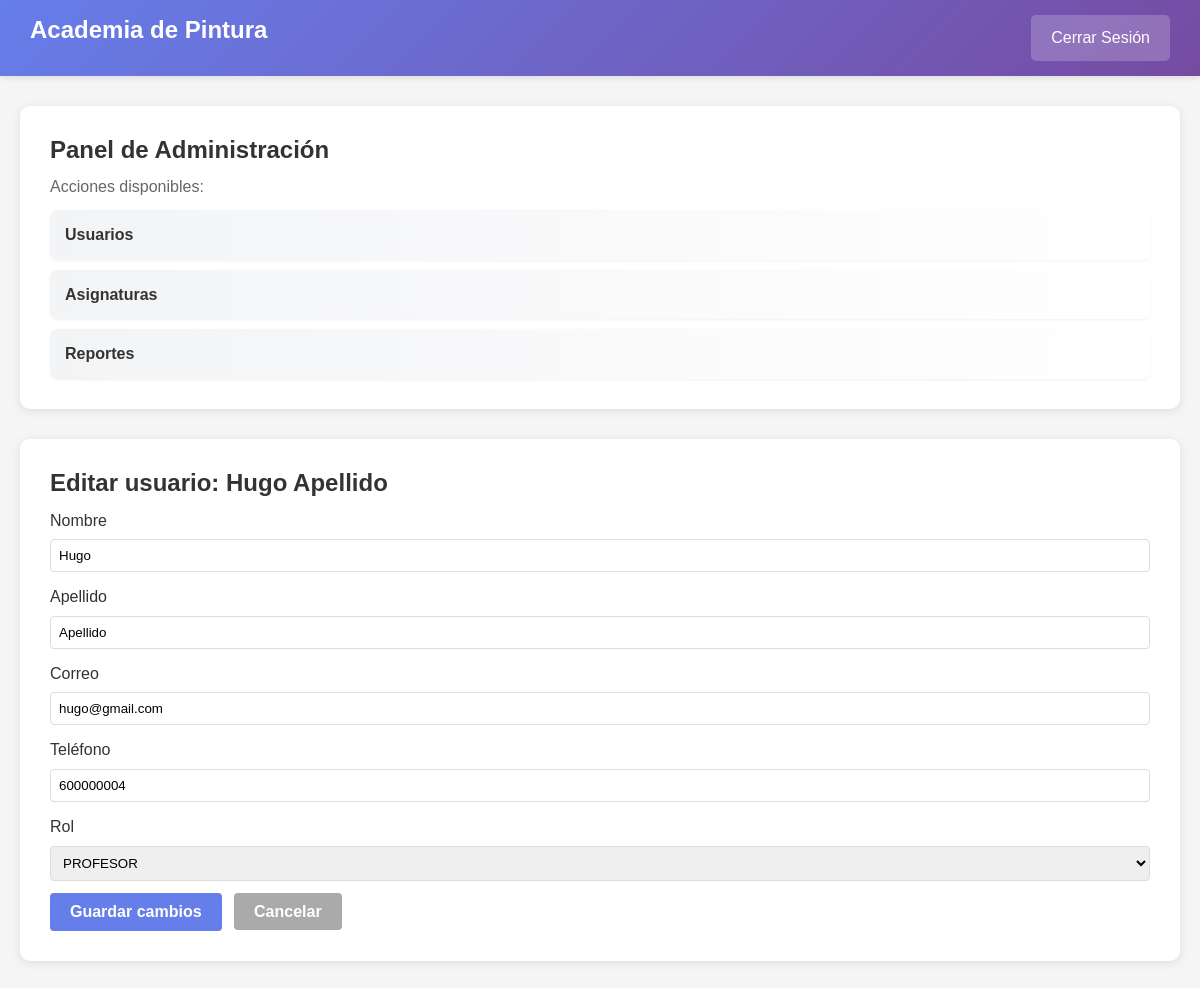
/php/Admin/editar_usuario.php?id=USU-000005 (signed in), run on the app's committed database.
### tables this page shows
CREATE TABLE IF NOT EXISTS `usuarios` (
    `id_usuario` VARCHAR(20) PRIMARY KEY,
    `codigo_usuario` VARCHAR(20) UNIQUE NOT NULL CHECK (`codigo_usuario` LIKE 'USU-%'),
    `nombre` VARCHAR(100) NOT NULL,
    `apellido` VARCHAR(100) NOT NULL,
    `correo` VARCHAR(100) UNIQUE NOT NULL CHECK (`correo` LIKE '%@%.%'),
    `telefono` VARCHAR(15) NOT NULL CHECK (`telefono` REGEXP '^[0-9]{6,15}$'),
    `fecha_nacimiento` DATE,
    `direccion` TEXT,
    `estado` ENUM('Activo', 'Inactivo', 'Suspendido') DEFAULT 'Activo',
    `rol_codigo` VARCHAR(10) NOT NULL,
    `fecha_registro` TIMESTAMP DEFAULT CURRENT_TIMESTAMP,
    FOREIGN KEY (`rol_codigo`) REFERENCES `rol`(`codigo_rol`),
    CONSTRAINT chk_id_formato CHECK (`id_usuario` REGEXP '^[A-Z0-9-]+$')
);

### php/Admin/editar_usuario.php (the view, shortened to what this page needs)
<?php
$id = $_GET['id'] ?? null;
try {
    $conexion = getConexionPDO();
    $sql = "SELECT id_usuario, codigo_usuario, nombre, apellido, correo, telefono, rol_codigo FROM usuarios WHERE id_usuario = :id";
    $stmt = $conexion->prepare($sql);
    $stmt->execute([':id' => $id]);
    $u = $stmt->fetch(PDO::FETCH_ASSOC);
} catch (Exception $e) {
    header('Location: usuarios.php?msg=' . urlencode('Error al cargar usuario') . '&tipo=error');
    exit();
}
?>
<!DOCTYPE html>
<html lang="es">
<head>
    <link rel="stylesheet" href="../../css/estilos.css">
</head>
<body>
<?php include '../panel/panel.php'; ?>
<div class="container">
    <div class="welcome">
        <h2>Editar usuario: <?php echo htmlspecialchars($u['nombre'] . ' ' . $u['apellido']); ?></h2>
        <form method="POST" action="procesar_editar_usuario.php">
            <div class="form-group">
                <label>Nombre</label>
                <input type="text" name="nombre" value="<?php echo htmlspecialchars($u['nombre']); ?>" required>
            </div>
            <div class="form-group">
                <label>Apellido</label>
                <input type="text" name="apellido" value="<?php echo htmlspecialchars($u['apellido']); ?>" required>
            </div>
            <div class="form-group">
                <label>Correo</label>
                <input type="email" name="correo" value="<?php echo htmlspecialchars($u['correo']); ?>" required>
            </div>
            <div class="form-group">
                <label>Teléfono</label>
                <input type="text" name="telefono" value="<?php echo htmlspecialchars($u['telefono']); ?>" required>
            </div>
            <div class="form-group">
                <label>Rol</label>
                <select name="rol" required>
                    <?php foreach ($roles as $code => $label): ?>
                        <option value="<?php echo $code; ?>" <?php echo $u['rol_codigo'] === $code ? 'selected' : ''; ?>><?php echo $label; ?></option>
                    <?php endforeach; ?>
                </select>
            </div>
            <button class="btn" type="submit">Guardar cambios</button>
            <a class="btn" style="background:#aaa; margin-left:8px;" href="usuarios.php">Cancelar</a>
        </form>
    </div>
</div>
</body>
</html>

### css/estilos.css (style rules this page uses)
* { margin: 0; padding: 0; box-sizing: border-box; }
html { scroll-behavior: smooth; }
body { font-family: 'Segoe UI', Tahoma, Geneva, Verdana, sans-serif; line-height: 1.6; color: #333; background: #f4f4f4; }
.container { max-width: 1200px; margin: 0 auto; padding: 0 20px; }
h1, h2, h3, h4, h5, h6 { line-height: 1.2; margin-bottom: 15px; }
a { color: #667eea; text-decoration: none; transition: color 0.3s; }
button { cursor: pointer; transition: all 0.3s; }
input, textarea, select { padding: 8px 12px; border: 1px solid #ddd; border-radius: 4px; font-family: inherit; }
.btn { padding: 10px 20px; border: none; border-radius: 4px; font-size: 16px; font-weight: bold; cursor: pointer; transition: all 0.3s; }

### php/Admin/editar_usuario.php (style rules this page uses)
.form-group { margin-bottom: 12px; }
.form-group label { display:block; margin-bottom:6px; }
.form-group input, .form-group select { width:100%; padding:8px; }
.btn { padding:8px 12px; border-radius:4px; background:#667eea; color:#fff; text-decoration:none; border:none; }

### php/panel/panel.php (style rules this page uses)
* { margin: 0; padding: 0; box-sizing: border-box; }
body { font-family: Arial, sans-serif; background: #f5f5f5; }
.container { max-width: 1200px; margin: 30px auto; padding: 0 20px; }
.welcome { background: white; padding: 30px; border-radius: 10px; box-shadow: 0 2px 10px rgba(0, 0, 0, 0.1); margin-bottom: 30px; }
.welcome h2 { color: #333; margin-bottom: 10px; }

### data on the page
usuarios: nombre+apellido "Hugo Apellido", nombre "Hugo", apellido "Apellido", correo "hugo@gmail.com", telefono "600000004", rol "PROFESOR"
